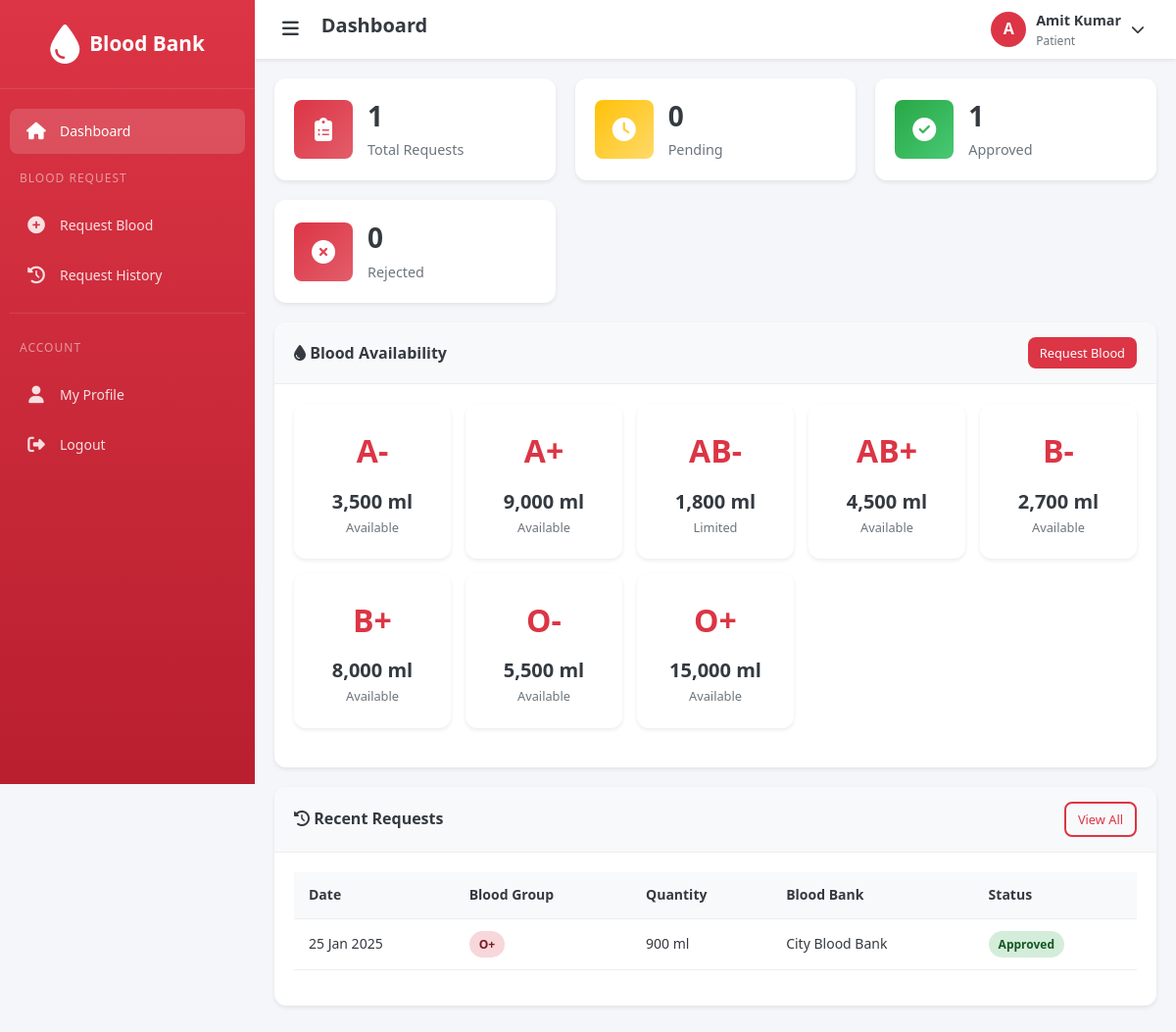
/patient/dashboard.php (signed in), run on the app's committed database.
### tables this page shows
CREATE TABLE patient (
    id INT PRIMARY KEY AUTO_INCREMENT,
    user_id INT NOT NULL,
    blood_group_id INT,
    age INT,
    gender ENUM('Male', 'Female', 'Other'),
    address VARCHAR(255),
    disease VARCHAR(255),
    created_at TIMESTAMP DEFAULT CURRENT_TIMESTAMP,
    FOREIGN KEY (user_id) REFERENCES users(id) ON DELETE CASCADE,
    FOREIGN KEY (blood_group_id) REFERENCES blood_group(id) ON DELETE SET NULL
);

CREATE TABLE blood_group (
    id INT PRIMARY KEY AUTO_INCREMENT,
    group_name VARCHAR(10) NOT NULL UNIQUE
);

CREATE TABLE blood_request (
    id INT PRIMARY KEY AUTO_INCREMENT,
    patient_id INT NOT NULL,
    blood_bank_id INT,
    blood_group_id INT NOT NULL,
    quantity_ml INT NOT NULL,
    request_date DATE NOT NULL,
    required_date DATE,
    reason TEXT,
    urgency ENUM('normal', 'urgent', 'emergency') DEFAULT 'normal',
    status ENUM('pending', 'approved', 'rejected') DEFAULT 'pending',
    remarks TEXT,
    created_at TIMESTAMP DEFAULT CURRENT_TIMESTAMP,
    FOREIGN KEY (patient_id) REFERENCES patient(id) ON DELETE CASCADE,
    FOREIGN KEY (blood_bank_id) REFERENCES blood_bank(id) ON DELETE SET NULL,
    FOREIGN KEY (blood_group_id) REFERENCES blood_group(id) ON DELETE CASCADE
);

CREATE TABLE blood_bank (
    id INT PRIMARY KEY AUTO_INCREMENT,
    user_id INT,
    name VARCHAR(150) NOT NULL,
    address VARCHAR(255),
    state_id INT,
    city_id INT,
    location_id INT,
    phone VARCHAR(15),
    email VARCHAR(100),
    status ENUM('active', 'inactive') DEFAULT 'active',
    created_at TIMESTAMP DEFAULT CURRENT_TIMESTAMP,
    FOREIGN KEY (user_id) REFERENCES users(id) ON DELETE SET NULL,
    FOREIGN KEY (state_id) REFERENCES state(id) ON DELETE SET NULL,
    FOREIGN KEY (city_id) REFERENCES city(id) ON DELETE SET NULL,
    FOREIGN KEY (location_id) REFERENCES location(id) ON DELETE SET NULL
);

### config/session.php (called while the page is built, shortened)
<?php
function getUserId() {
    return $_SESSION['user_id'] ?? null;
}
?>

### config/functions.php (called while the page is built, shortened)
<?php
require_once __DIR__ . '/database.php';
function getCount($table, $condition = "") {
    global $conn;
    $query = "SELECT COUNT(*) as count FROM $table";
    if ($condition) {
        $query .= " WHERE $condition";
    }
    $result = mysqli_query($conn, $query);
    $row = mysqli_fetch_assoc($result);
    return $row['count'] ?? 0;
}
function getBloodStockSummary($bloodBankId = null) {
    global $conn;
    $query = "SELECT bg.id, bg.group_name, COALESCE(SUM(bs.quantity_ml), 0) as total_quantity
              FROM blood_group bg
              LEFT JOIN blood_stock bs ON bg.id = bs.blood_group_id";
    $query .= " GROUP BY bg.id, bg.group_name ORDER BY bg.group_name";
    $result = mysqli_query($conn, $query);
    return mysqli_fetch_all($result, MYSQLI_ASSOC);
}
function formatDate($date) {
    return date('d M Y', strtotime($date));
}
function getStatusBadge($status) {
    switch (strtolower($status)) {
        case 'approved':
        case 'active':
            return 'badge-success';
    }
}
function getPatientByUserId($userId) {
    global $conn;
    $userId = (int)$userId;
    $result = mysqli_query($conn, "SELECT p.*, u.name, u.email, u.phone, u.status, u.created_at, bg.group_name
                                   FROM patient p
                                   JOIN users u ON p.user_id = u.id
                                   LEFT JOIN blood_group bg ON p.blood_group_id = bg.id
                                   WHERE p.user_id = $userId");
    return mysqli_fetch_assoc($result);
}
?>

### patient/dashboard.php (the view, shortened to what this page needs)
<?php
require_once '../includes/header.php';
$patientInfo = getPatientByUserId(getUserId());
$patientId = $patientInfo['id'] ?? 0;
$totalRequests = getCount('blood_request', "patient_id = $patientId");
$approvedRequests = getCount('blood_request', "patient_id = $patientId AND status = 'approved'");
$pendingRequests = getCount('blood_request', "patient_id = $patientId AND status = 'pending'");
$rejectedRequests = getCount('blood_request', "patient_id = $patientId AND status = 'rejected'");
$recentRequestsQuery = "SELECT br.*, bg.group_name, bb.name as blood_bank_name
                        FROM blood_request br
                        JOIN blood_group bg ON br.blood_group_id = bg.id
                        LEFT JOIN blood_bank bb ON br.blood_bank_id = bb.id
                        WHERE br.patient_id = $patientId
                        ORDER BY br.created_at DESC LIMIT 5";
$recentRequests = mysqli_fetch_all(mysqli_query($conn, $recentRequestsQuery), MYSQLI_ASSOC);
$bloodStock = getBloodStockSummary();
require_once '../includes/patient_sidebar.php';
?>
<div class="stats-grid">
    <div class="stat-card">
        <div class="stat-icon bg-primary">
            <i class="fas fa-clipboard-list"></i>
        </div>
        <div class="stat-details">
            <h4><?php echo $totalRequests; ?></h4>
            <p>Total Requests</p>
        </div>
    </div>
    <div class="stat-card">
        <div class="stat-icon bg-warning">
            <i class="fas fa-clock"></i>
        </div>
        <div class="stat-details">
            <h4><?php echo $pendingRequests; ?></h4>
            <p>Pending</p>
        </div>
    </div>
    <div class="stat-card">
        <div class="stat-icon bg-success">
            <i class="fas fa-check-circle"></i>
        </div>
        <div class="stat-details">
            <h4><?php echo $approvedRequests; ?></h4>
            <p>Approved</p>
        </div>
    </div>
    <div class="stat-card">
        <div class="stat-icon bg-danger">
            <i class="fas fa-times-circle"></i>
        </div>
        <div class="stat-details">
            <h4><?php echo $rejectedRequests; ?></h4>
            <p>Rejected</p>
        </div>
    </div>
</div>
<div class="card">
    <div class="card-header">
        <h3><i class="fas fa-tint"></i> Blood Availability</h3>
        <a href="request.php" class="btn btn-sm btn-primary">Request Blood</a>
    </div>
    <div class="card-body">
        <div class="blood-group-grid">
            <?php foreach ($bloodStock as $stock): ?>
                <div class="blood-card <?php echo $stock['total_quantity'] < 500 ? 'low-stock' : ''; ?>">
                    <div class="blood-type"><?php echo $stock['group_name']; ?></div>
                    <div class="blood-quantity"><?php echo number_format($stock['total_quantity']); ?> ml</div>
                    <div class="blood-label">
                        <?php
                        if ($stock['total_quantity'] >= 2000) echo 'Available';
                        else if ($stock['total_quantity'] >= 500) echo 'Limited';
                        else echo 'Low Stock';
                        ?>
                    </div>
                </div>
            <?php endforeach; ?>
        </div>
    </div>
</div>
<div class="card">
    <div class="card-header">
        <h3><i class="fas fa-history"></i> Recent Requests</h3>
        <a href="history.php" class="btn btn-sm btn-outline">View All</a>
    </div>
    <div class="card-body">
        <?php if (count($recentRequests) > 0): ?>
            <div class="table-responsive">
                <table class="table">
                    <thead>
                        <tr>
                            <th>Date</th>
                            <th>Blood Group</th>
                            <th>Quantity</th>
                            <th>Blood Bank</th>
                            <th>Status</th>
                        </tr>
                    </thead>
                    <tbody>
                        <?php foreach ($recentRequests as $request): ?>
                            <tr>
                                <td><?php echo formatDate($request['request_date']); ?></td>
                                <td><span class="badge badge-danger"><?php echo $request['group_name']; ?></span></td>
                                <td><?php echo $request['quantity_ml']; ?> ml</td>
                                <td><?php echo htmlspecialchars($request['blood_bank_name'] ?? 'Any Available'); ?></td>
                                <td><span class="badge <?php echo getStatusBadge($request['status']); ?>"><?php echo ucfirst($request['status']); ?></span></td>
                            </tr>
                        <?php endforeach; ?>
                    </tbody>
                </table>
            </div>
        <?php endif; ?>
    </div>
</div>
    </div>
</main>
<?php require_once '../includes/footer.php'; ?>

### assets/css/style.css (style rules this page uses)
:root { --primary-color: #dc3545; --primary-dark: #c82333; --primary-light: #f8d7da; --secondary-color: #6c757d; --success-color: #28a745; --warning-color: #ffc107; --danger-color: #dc3545; --info-color: #17a2b8; --light-color: #f8f9fa; --dark-color: #343a40; --white: #ffffff; --black: #000000; --sidebar-width: 260px; --header-height: 60px; --shadow-sm: 0 2px 4px rgba(0, 0, 0, 0.08); --shadow-md: 0 4px 12px rgba(0, 0, 0, 0.12); --shadow-lg: 0 8px 24px rgba(0, 0, 0, 0.16); --border-radius: 8px; --border-radius-lg: 12px; --transition: all 0.3s ease; --font-family: "Segoe UI", Tahoma, Geneva, Verdana, sans-serif; }
* { margin: 0; padding: 0; box-sizing: border-box; }
html { scroll-behavior: smooth; }
body { font-family: var(--font-family); font-size: 14px; line-height: 1.6; color: var(--dark-color); background-color: #f4f6f9; min-height: 100vh; }
a { text-decoration: none; color: var(--primary-color); transition: var(--transition); }
h1, h2, h3, h4, h5, h6 { font-weight: 600; line-height: 1.3; margin-bottom: 0.5rem; }
h3 { font-size: 1.5rem; }
h4 { font-size: 1.25rem; }
p { margin-bottom: 1rem; }
.card { background: var(--white); border-radius: var(--border-radius-lg); box-shadow: var(--shadow-sm); margin-bottom: 20px; overflow: hidden; }
.card-header { padding: 15px 20px; border-bottom: 1px solid #eee; display: flex; align-items: center; justify-content: space-between; background: var(--light-color); }
.card-header h3 { font-size: 1rem; margin: 0; }
.card-body { padding: 20px; }
.stats-grid { display: grid; grid-template-columns: repeat(auto-fit, minmax(240px, 1fr)); gap: 20px; margin-bottom: 20px; }
.stat-card { background: var(--white); border-radius: var(--border-radius-lg); padding: 20px; display: flex; align-items: center; gap: 15px; box-shadow: var(--shadow-sm); transition: var(--transition); }
.stat-icon { width: 60px; height: 60px; border-radius: var(--border-radius); display: flex; align-items: center; justify-content: center; font-size: 1.5rem; color: var(--white); }
.stat-icon.bg-primary { background: linear-gradient(135deg, var(--primary-color), #e35d6a); }
.stat-icon.bg-success { background: linear-gradient(135deg, var(--success-color), #48c974); }
.stat-icon.bg-warning { background: linear-gradient(135deg, var(--warning-color), #ffda6a); }
.stat-icon.bg-danger { background: linear-gradient(135deg, var(--danger-color), #e35d6a); }
.stat-details h4 { font-size: 1.75rem; font-weight: 700; margin-bottom: 5px; }
.stat-details p { color: var(--secondary-color); margin: 0; font-size: 0.9rem; }
.blood-group-grid { display: grid; grid-template-columns: repeat(auto-fit, minmax(150px, 1fr)); gap: 15px; margin-bottom: 20px; }
.blood-card { background: var(--white); border-radius: var(--border-radius-lg); padding: 20px; text-align: center; box-shadow: var(--shadow-sm); transition: var(--transition); border: 2px solid transparent; }
.blood-card .blood-type { font-size: 2rem; font-weight: 700; color: var(--primary-color); margin-bottom: 10px; }
.blood-card .blood-quantity { font-size: 1.25rem; font-weight: 600; color: var(--dark-color); }
.blood-card .blood-label { font-size: 0.8rem; color: var(--secondary-color); }
.table-responsive { overflow-x: auto; }
.table { width: 100%; border-collapse: collapse; margin-bottom: 1rem; }
.table th, .table td { padding: 12px 15px; text-align: left; border-bottom: 1px solid #eee; }
.table th { background: var(--light-color); font-weight: 600; color: var(--dark-color); white-space: nowrap; }
.btn { display: inline-flex; align-items: center; justify-content: center; gap: 8px; padding: 10px 20px; font-size: 0.9rem; font-weight: 500; border: none; border-radius: var(--border-radius); cursor: pointer; transition: var(--transition); font-family: inherit; text-align: center; }
.btn-primary { background: var(--primary-color); color: var(--white); }
.btn-outline { background: transparent; border: 2px solid var(--primary-color); color: var(--primary-color); }
.btn-sm { padding: 6px 12px; font-size: 0.8rem; }
.badge { display: inline-flex; align-items: center; padding: 4px 10px; font-size: 0.75rem; font-weight: 600; border-radius: 20px; text-transform: capitalize; }
.badge-success { background: #d4edda; color: #155724; }
.badge-danger { background: #f8d7da; color: #721c24; }
.bg-primary { background-color: var(--primary-color); }
.bg-success { background-color: var(--success-color); }
.bg-warning { background-color: var(--warning-color); }
.bg-danger { background-color: var(--danger-color); }

### data on the page
patient: id "1"
blood_group: group_name "A-", total_quantity "3,500", shows "Available"
blood_group: group_name "A+", total_quantity "9,000", shows "Available"
blood_group: group_name "AB-", total_quantity "1,800", shows "Limited"
blood_group: group_name "AB+", total_quantity "4,500", shows "Available"
blood_group: group_name "B-", total_quantity "2,700", shows "Available"
blood_group: group_name "B+", total_quantity "8,000", shows "Available"
blood_group: group_name "O-", total_quantity "5,500", shows "Available"
blood_group: group_name "O+", total_quantity "15,000", shows "Available"
blood_request: request_date "25 Jan 2025", blood_group.group_name "O+", quantity_ml "900", blood_bank.name "City Blood Bank", status "Approved"

### other printed values
$pageTitle "Dashboard"
$userInitial "A"
getUserName() "Amit Kumar"
$pendingRequests "0"
$rejectedRequests "0"
